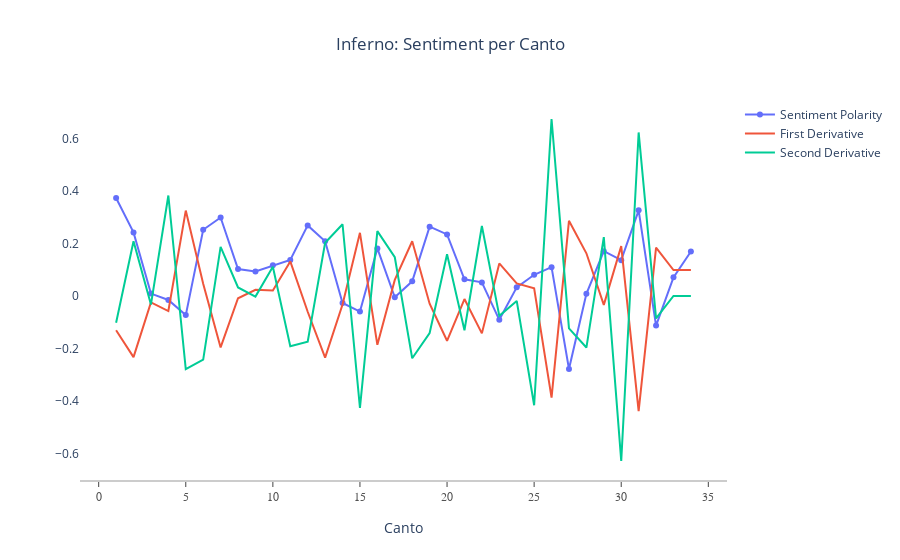

Notebook cell for this chart:
### Code cell
# Create traces
fig = go.Figure()
fig.add_trace(
    go.Scatter(x=df_inferno['Canto'], y=df_inferno['Sentiment'],
                    mode='lines+markers',
                    name='Sentiment Polarity')
)
fig.add_trace(
    go.Scatter(x=df_inferno['Canto'], y=df_inferno['FirstDerivative'],
                    mode='lines',
                    name='First Derivative')
)
fig.add_trace(
    go.Scatter(x=df_inferno['Canto'], y=df_inferno['SecondDerivative'],
                    mode='lines', name='Second Derivative')
)

fig.update_layout(
    xaxis=dict(
        title = "Canto",
        showline=True,
        showgrid=False,
        showticklabels=True,
        linecolor='rgb(204, 204, 204)',
        linewidth=2,
        ticks='outside',
        tickfont=dict(
            family='Arial',
            size=12,
            color='rgb(82, 82, 82)',
        ),
    ),
    yaxis=dict(
        showgrid=False,
    ),
    showlegend=True,
    plot_bgcolor='white',
    title = dict(
        text = "Inferno: Sentiment per Canto",
        x = 0.5
    )
)

fig.show()

### Figure 1 — Plotly figure (JSON) as saved in the notebook; plotly's stock layout.template omitted (floating-point values rounded to 4 significant figures)
{"data": [{"mode": "lines+markers", "name": "Sentiment Polarity", "type": "scatter", "x": [1, 2, 3, 4, 5, 6, 7, 8, 9, 10, 11, 12, 13, 14, 15, 16, 17, 18, 19, 20, 21, 22, 23, 24, 25, 26, 27, 28, 29, 30, 31, 32, 33, 34], "y": [0.3729, 0.2419, 0.008963, -0.01548, -0.073, 0.2521, 0.2986, 0.1024, 0.09336, 0.1165, 0.1371, 0.2686, 0.2083, -0.02677, -0.05949, 0.1809, -0.005222, 0.05562, 0.2638, 0.2343, 0.06341, 0.05156, -0.09109, 0.03271, 0.08067, 0.1095, -0.2782, 0.008002, 0.1705, 0.1363, 0.3261, -0.113, 0.07075, 0.1692]}, {"mode": "lines", "name": "First Derivative", "type": "scatter", "x": [1, 2, 3, 4, 5, 6, 7, 8, 9, 10, 11, 12, 13, 14, 15, 16, 17, 18, 19, 20, 21, 22, 23, 24, 25, 26, 27, 28, 29, 30, 31, 32, 33, 34], "y": [-0.131, -0.2329, -0.02444, -0.05752, 0.3251, 0.04651, -0.1962, -0.009023, 0.02318, 0.0206, 0.1315, -0.06033, -0.2351, -0.03271, 0.2404, -0.1861, 0.06084, 0.2082, -0.02945, -0.1709, -0.01185, -0.1426, 0.1238, 0.04796, 0.02883, -0.3877, 0.2862, 0.1625, -0.03413, 0.1898, -0.4391, 0.1837, 0.09842, 0.09842]}, {"mode": "lines", "name": "Second Derivative", "type": "scatter", "x": [1, 2, 3, 4, 5, 6, 7, 8, 9, 10, 11, 12, 13, 14, 15, 16, 17, 18, 19, 20, 21, 22, 23, 24, 25, 26, 27, 28, 29, 30, 31, 32, 33, 34], "y": [-0.1019, 0.2085, -0.03308, 0.3826, -0.2785, -0.2427, 0.1872, 0.0322, -0.002573, 0.1109, -0.1918, -0.1747, 0.2023, 0.2731, -0.4265, 0.247, 0.1473, -0.2376, -0.1415, 0.1591, -0.1308, 0.2664, -0.07584, -0.01913, -0.4166, 0.674, -0.1238, -0.1966, 0.2239, -0.6288, 0.6228, -0.08531, 0, 0]}], "layout": {"plot_bgcolor": "white", "showlegend": true, "title": {"text": "Inferno: Sentiment per Canto", "x": 0.5}, "xaxis": {"linecolor": "rgb(204, 204, 204)", "linewidth": 2, "showgrid": false, "showline": true, "showticklabels": true, "tickfont": {"color": "rgb(82, 82, 82)", "family": "Arial", "size": 12}, "ticks": "outside", "title": {"text": "Canto"}}, "yaxis": {"showgrid": false}}}
